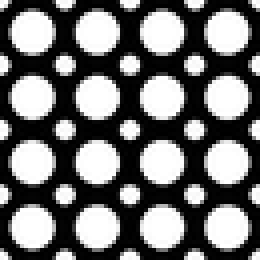
#> input picture hw2/polka.png, 65 x 65 px, shrunk from 128 x 128 before the run (shown 4 times larger)
$ python blob_detection.py   (older library calls are emulated)
#> lines starting #> are read from the running program, lines starting #| are printed output that depends on the picture
### hw2/common.py
import numpy as np
from matplotlib import pyplot as plt
from PIL import Image


def read_img(path, greyscale=True):
#> called with path = 'polka.png', greyscale = True
    img = Image.open(path)
#> img is the input picture: PIL image 65x65 L; min 0, max 255, mean 114.9
    if greyscale:
        img = img.convert('L')
    else:
        img = img.convert('RGB')
    return np.array(img).astype(np.float)


def save_img(img, path):
    img = img - img.min()
    img = img / img.max()
    img = (img * 255).astype(np.uint8)
    img = Image.fromarray(img)
    img.save(path)
    print(path, "is saved!")


def find_maxima(scale_space, k_xy=5, k_s=1):
    """
    Extract the peak x,y locations from scale space

    Input
      scale_space: Scale space of size HxWxS
      k: neighborhood in x and y
      ks: neighborhood in scale

    Output
      list of (x,y) tuples; x<W and y<H
    """
    if len(scale_space.shape) == 2:
        scale_space = scale_space[:, :, None]

    H, W, S = scale_space.shape
    maxima = []
    for i in range(H):
        for j in range(W):
            for s in range(S):
                # extracts a local neighborhood of max size
                # (2k_xy+1, 2k_xy+1, 2k_s+1)
                neighbors = scale_space[max(0, i - k_xy):min(i + k_xy + 1, H),
                                        max(0, j - k_xy):min(j + k_xy + 1, W),
                                        max(0, s - k_s):min(s + k_s + 1, S)]
                mid_pixel = scale_space[i, j, s]
                num_neighbors = np.prod(neighbors.shape) - 1
                # if mid_pixel > all the neighbors; append maxima
                if np.sum(mid_pixel < neighbors) == num_neighbors:
                    maxima.append((i, j, s))
    return maxima

# [41 lines left out: function find_maxima_for_cell, not called in this run]

def visualize_scale_space(scale_space, min_sigma, k, file_path=None):
    """
    Visualizes the scale space

    Input
      scale_space: scale space of size HxWxS
      min_sigma: the minimum sigma used
      k: the sigma multiplier
    """
    plt.cla()
    if len(scale_space.shape) == 2:
        scale_space = scale_space[:, :, None]
    H, W, S = scale_space.shape

    # number of subplots
    p_h = int(np.floor(np.sqrt(S)))
    p_w = int(np.ceil(S / p_h))
    for i in range(S):
        plt.subplot(p_h, p_w, i + 1)
        plt.axis('off')
        plt.title('{:.1f}:{:.1f}'.format(min_sigma * k**i,
                                         min_sigma * k**(i + 1)))
        plt.imshow(scale_space[:, :, i])

    # plot or save to fig
    if file_path:
        plt.savefig(file_path, dpi=300)
    else:
        plt.show()


def visualize_maxima(image, maxima, min_sigma, k, file_path=None):
    """
    Visualizes the maxima on a given image

    Input
      image: image of size HxW
      maxima: list of (x,y) tuples; x<W, y<H
      file_path: path to save image. if None, display to screen
    Output-   None
    """
    plt.cla()
    H, W = image.shape
    fig, ax = plt.subplots(1)
    ax.imshow(image)
    for maximum in maxima:
        y, x, s = maximum
        assert x < W and y < H and x >= 0 and y >= 0
        radius = np.sqrt(2) * min_sigma * (k**s)
        # radius = 1
        circ = plt.Circle((x, y), radius, color='r', fill=False)
        ax.add_patch(circ)

    if file_path:
        plt.savefig(file_path)
    else:
        plt.show()

### hw2/blob_detection.py
from operator import mod
import os

import numpy as np
import scipy.ndimage
# Use scipy.ndimage.convolve() for convolution.
# Use same padding (mode = 'reflect'). Refer docs for further info.
from common import find_maxima_for_cell, read_img, save_img

from common import (find_maxima, read_img, visualize_maxima,
					visualize_scale_space)
import matplotlib.pyplot as plt


def gaussian_filter(image, sigma):
	"""
	Given an image, apply a Gaussian filter with the input kernel size
	and standard deviation

	Input
	  image: image of size HxW
	  sigma: scalar standard deviation of Gaussian Kernel

	Output
	  Gaussian filtered image of size HxW
	"""
	H, W = image.shape
	# -- good heuristic way of setting kernel size
	kernel_size = int(2 * np.ceil(2 * sigma) + 1)
	# Ensure that the kernel size isn't too big and is odd
	kernel_size = min(kernel_size, min(H, W) // 2)
	if kernel_size % 2 == 0:
		kernel_size = kernel_size + 1
	# TODO implement gaussian filtering of size kernel_size x kernel_size
	# Similar to Corner detection, use scipy's convolution function.
	# Again, be consistent with the settings (mode = 'reflect').

	kernel = np.zeros(shape=(kernel_size,kernel_size),dtype=np.float)
	radius = kernel_size // 2
	for i in range(-radius, radius + 1):
		for j in range(-radius, radius + 1):
			v = 1.0 / (2 * np.pi * sigma ** 2) * np.exp(-1.0 / (2 * sigma ** 2) * (i ** 2 + j ** 2))
			kernel[i + radius, j + radius] = v
	kernel = kernel / np.sum(kernel)
	output = scipy.ndimage.convolve(image, kernel, mode = 'reflect')
	return output


def main():

	image = read_img('polka.png')
	# import pdb; pdb.set_trace()
	# Create directory for polka_detections
	if not os.path.exists("./polka_detections"):
		os.makedirs("./polka_detections")

   	# -- TODO Task 3: LoG Filter vs. DoG Filter
	# (a)
	kernel_LoG1 = np.array([[0, 1, 0], [1, -4, 1], [0, 1, 0]])
	kernel_LoG2 = np.array([[0, 0, 3, 2, 2, 2, 3, 0, 0],
							[0, 2, 3, 5, 5, 5, 3, 2, 0],
							[3, 3, 5, 3, 0, 3, 5, 3, 3],
							[2, 5, 3, -12, -23, -12, 3, 5, 2],
							[2, 5, 0, -23, -40, -23, 0, 5, 2],
							[2, 5, 3, -12, -23, -12, 3, 5, 2],
							[3, 3, 5, 3, 0, 3, 5, 3, 3],
							[0, 2, 3, 5, 5, 5, 3, 2, 0],
							[0, 0, 3, 2, 2, 2, 3, 0, 0]])
	# Use convolve() to convolve img with kernel_LOG1 and kernel_LOG2
	filtered_LoG1 = scipy.ndimage.convolve(image, kernel_LoG1, mode = 'reflect')
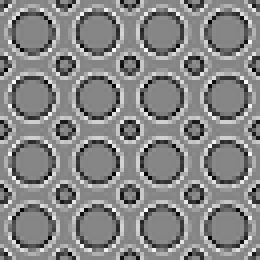
#> filtered_LoG1: shape (65, 65) float64 (shown 4 times larger); min -386, max 345, mean 0; drawn with min black and max white
	filtered_LoG2 = scipy.ndimage.convolve(image, kernel_LoG2, mode = 'reflect')
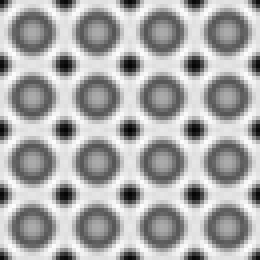
#> filtered_LoG2: shape (65, 65) float64 (shown 4 times larger); min -39620, max 20487, mean 459.5; drawn with min black and max white
	if not os.path.exists("./log_filter"):
		os.makedirs("./log_filter")
	save_img(filtered_LoG1, "./log_filter/q1_LoG1.png")
	save_img(filtered_LoG2, "./log_filter/q1_LoG2.png")

	# (b)
	# Follow instructions in pdf to approximate LoG with a DoG
	data = np.load('log1d.npz')
#> (reads hw2/log1d.npz from the repository)
	plt.rcParams['font.sans-serif']=['SimHei'] #用来正常显示中文标签
	plt.rcParams['axes.unicode_minus']=False #用来正常显示负号
	x = np.linspace(-1,1,data['log50'].shape[0])
	y1 = data['log50']
	y2 = data['gauss53'] - data['gauss50']
	plt.plot(x,y1,color='red',label='LoG')
	plt.plot(x,y2,color='blue',label='DoG')

	plt.legend()
	plt.savefig('./LoG_vs_DoG.png')
#> figure, not shown here; curve peaks at x = -0.348, y = 0.000178; curve peaks at x = -0.356, y = 0.000201
	# plt.show()
	print("LoG Filter is done. ")


	# -- TODO Task 4: Single-scale Blob Detection --
	# (a), (b): Detecting Polka Dots
	# First, complete gaussian_filter()
	print("Detecting small polka dots")
	# -- Detect Small Circles
	sigma_1, sigma_2 = 3.6, 4
	gauss_1 = gaussian_filter(image,sigma_1)
#> in gaussian_filter, `output = scipy.ndimage.convolve(image, kernel, mode = 'reflect')`:
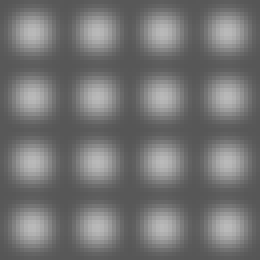
#> output: shape (65, 65) float64 (shown 4 times larger); min 86.27, max 186.5, mean 114.9
	gauss_2 = gaussian_filter(image,sigma_2)

	# calculate difference of gaussians
	DoG_small = gauss_2 - gauss_1
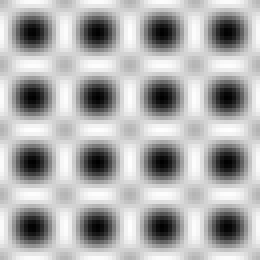
#> DoG_small: shape (65, 65) float64 (shown 4 times larger); min -13.58, max 6.24, mean -2.18e-14; drawn with min black and max white

	# visualize maxima
	maxima = find_maxima(DoG_small, k_xy=10)
#> after the loop in find_maxima, `for i in range(H):`: maxima = [(8, 8, 0), (8, 24, 0), (8, 40, 0), (8, 56, 0), (24, 8, 0), (24, 24, 0), (24, 40, 0), (24, 56, 0), (40, 8, 0), (40, 24, 0), (40, 40, 0), (40, 56, 0), (56, 8, 0), (56, 24, 0), (56, 40, 0), (56, 56, 0)]
	visualize_scale_space(DoG_small, sigma_1, sigma_2 / sigma_1,
						  './polka_detections/polka_small_DoG.png')
#> in visualize_scale_space, `H, W, S = scale_space.shape`: H = 65; S = 1
	visualize_maxima(image, maxima, sigma_1, sigma_2 / sigma_1,
					 './polka_detections/polka_small.png')
#> in visualize_maxima, `H, W = image.shape`: H = 65
#> the loop in visualize_maxima, `for maximum in maxima:` made 16 passes
#> (maximum, y, x) on passes 1 to 12: ((8, 8, 0), 8, 8), ((8, 24, 0), 8, 24), ((8, 40, 0), 8, 40), ((8, 56, 0), 8, 56), ((24, 8, 0), 24, 8), ((24, 24, 0), 24, 24), ((24, 40, 0), 24, 40), ((24, 56, 0), 24, 56), ((40, 8, 0), 40, 8), ((40, 24, 0), 40, 24), ((40, 40, 0), 40, 40), ((40, 56, 0), 40, 56)

	# -- Detect Large Circles
	print("Detecting large polka dots")
	sigma_1, sigma_2 = 8.5, 9
	gauss_1 = gaussian_filter(image,sigma_1)  # to implement
#> call 3 of gaussian_filter, with sigma = 8.5
#> in gaussian_filter (call 3), `kernel_size = min(kernel_size, min(H, W) // 2)`: kernel_size = 32
#> in gaussian_filter (call 3), `kernel_size = kernel_size + 1`: kernel_size = 33
#> in gaussian_filter (call 3), `radius = kernel_size // 2`: radius = 16
#> after the loop in gaussian_filter (call 3), `for i in range(-radius, radius + 1):`:
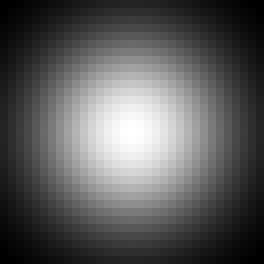
#> kernel: shape (33, 33) float64 (shown 8 times larger); min 6.37e-05, max 0.0022, mean 0.000825; drawn with min black and max white
	gauss_2 = gaussian_filter(image,sigma_2)  # to implement

	# calculate difference of gaussians
	DoG_large = gauss_2 - gauss_1  # to implement
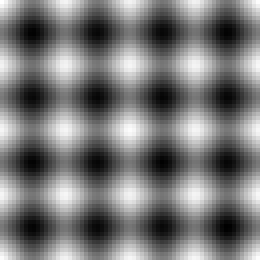
#> DoG_large: shape (65, 65) float64 (shown 4 times larger); min -0.488, max 0.555, mean 6.71e-14; drawn with min black and max white

	# visualize maxima
	# Value of k_xy is a sugguestion; feel free to change it as you wish.
	maxima = find_maxima(DoG_large, k_xy=10)
	visualize_scale_space(DoG_large, sigma_1, sigma_2 / sigma_1,
						  './polka_detections/polka_large_DoG.png')
	visualize_maxima(image, maxima, sigma_1, sigma_2 / sigma_1,
					 './polka_detections/polka_large.png')
#> call 2 of visualize_maxima, with min_sigma = 8.5, k = 1.06, file_path = './polka_detections/polka_large.png'
#> the loop in visualize_maxima (call 2), `for maximum in maxima:` made 16 passes
#> in visualize_maxima (call 2), `plt.savefig(file_path)`:
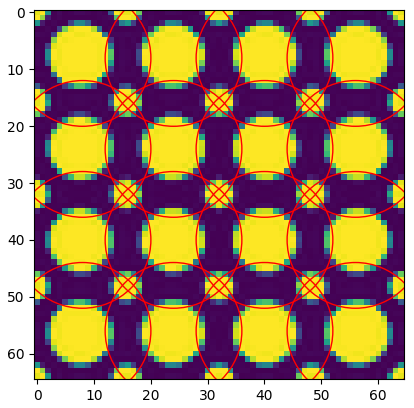
#> figure drawn by matplotlib, 1 panel


	# # -- TODO Task 5: Cell Counting --
	print("Detecting cells")

	# Detect the cells in any four (or more) images from vgg_cells
	# Create directory for cell_detections
	if not os.path.exists("./cell_detections"):
		os.makedirs("./cell_detections")

	cell_names = ['001cell','002cell','004cell','005cell']
	for cell_name in cell_names:
		cell_image = read_img('./cells/' + cell_name + '.png')
		sigma_1, sigma_2 = 3.6, 4
		gauss_1 = gaussian_filter(cell_image,sigma_1)
		gauss_2 = gaussian_filter(cell_image,sigma_2)
		DoG_Cell = gauss_2 - gauss_1
		maxima = find_maxima_for_cell(DoG_Cell, k_xy=10)
		print(cell_name + ':'+ str(len(maxima)))
		visualize_scale_space(DoG_Cell, sigma_1, sigma_2 / sigma_1,
								'./cell_detections/' + cell_name + '_DoG.png')
		visualize_maxima(cell_image, maxima, sigma_1, sigma_2 / sigma_1,
							'./cell_detections/' + cell_name + '.png')


if __name__ == '__main__':
#> (the run stopped early here; a loop or call above may not have finished)
